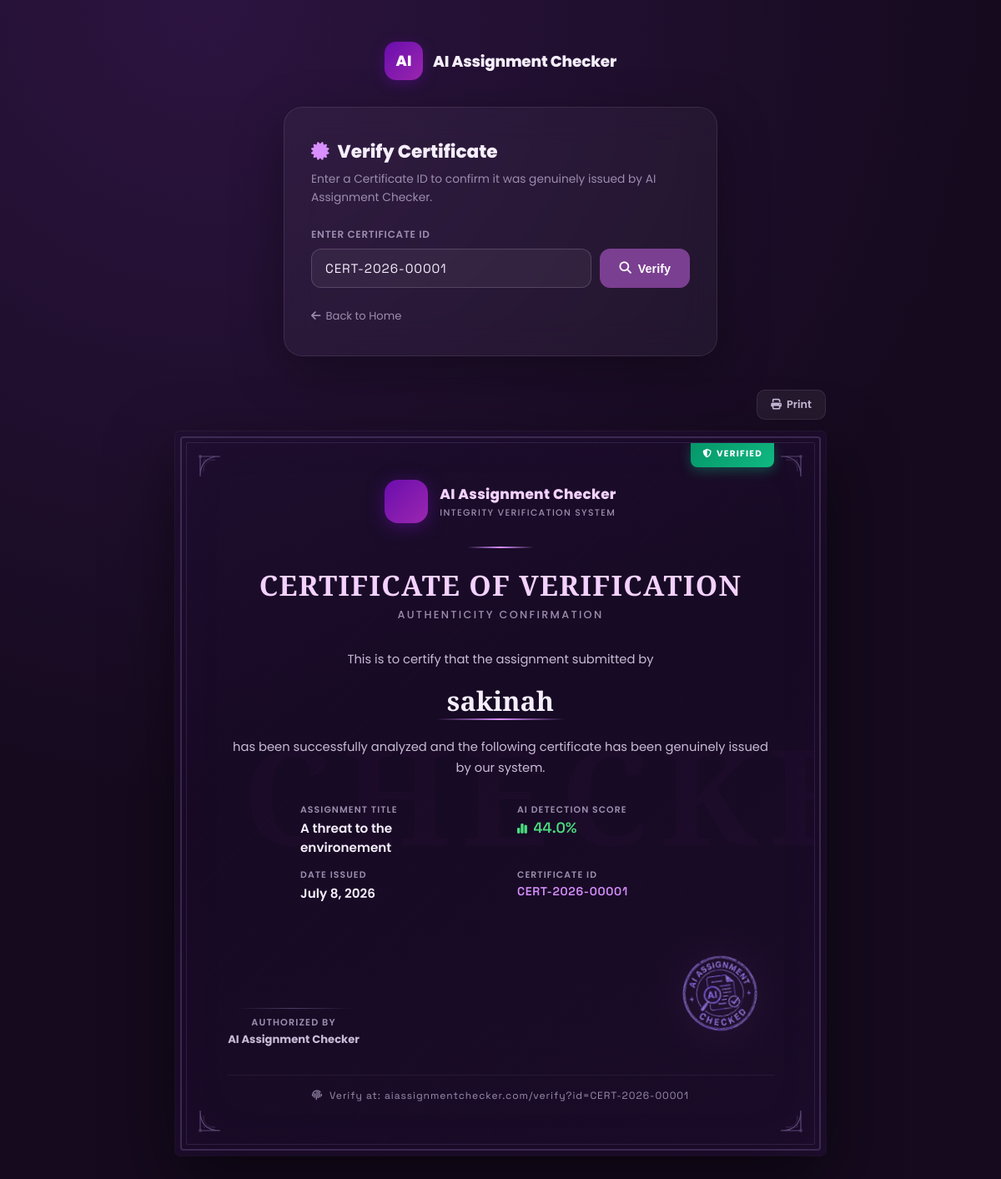
The app's page /verify_certificate.php?code=CERT-2026-00001 with its own data.
### tables this page shows
CREATE TABLE `certificates` (
  `certificate_id` int(11) NOT NULL,
  `user_id` int(11) NOT NULL,
  `assignment_id` int(11) NOT NULL,
  `certificate_code` varchar(30) NOT NULL,
  `student_name` varchar(255) NOT NULL,
  `assignment_title` varchar(255) NOT NULL,
  `ai_score` decimal(5,2) DEFAULT NULL,
  `issued_date` date NOT NULL,
  `certificate_file` varchar(255) DEFAULT NULL,
  `created_at` timestamp NOT NULL DEFAULT current_timestamp()
);

### verify_certificate.php (the view, shortened to what this page needs)
<?php
$servername = "localhost";
$username   = "root";
$password   = "";
$dbname     = "assignment_db";
$conn = new mysqli($servername, $username, $password, $dbname);
function esc($v) { return htmlspecialchars($v ?? '', ENT_QUOTES, 'UTF-8'); }
 $searched     = false;
 $certificate  = null;
 $codeInput    = '';
if (!$searched && isset($_GET['code']) && trim($_GET['code']) !== '') {
    $searched  = true;
    $codeInput = trim($_GET['code']);
    $stmt = $conn->prepare("SELECT * FROM certificates WHERE certificate_code = ? LIMIT 1");
    $stmt->bind_param("s", $codeInput);
    $stmt->execute();
    $certificate = $stmt->get_result()->fetch_assoc();
}
?>
<!DOCTYPE html>
<html lang="en">
<head>
<link rel="stylesheet" href="https://cdnjs.cloudflare.com/ajax/libs/font-awesome/6.5.1/css/all.min.css">
</head>
<body>
    <div class="vc-brand">
        <div class="vc-brand-icon">AI</div>
        <div class="vc-brand-name">AI Assignment Checker</div>
    </div>
    <div class="vc-card">
        <h1><i class="fa-solid fa-certificate"></i> Verify Certificate</h1>
        <p class="vc-sub">Enter a Certificate ID to confirm it was genuinely issued by AI Assignment Checker.</p>
        <form class="vc-form" method="POST" action="verify_certificate.php">
            <label for="certificate_code">Enter Certificate ID</label>
            <div class="vc-input-row">
                <input type="text" id="certificate_code" name="certificate_code"
                       placeholder="CERT-2026-00001"
                       value="<?php echo esc($codeInput); ?>" autocomplete="off" required>
                <button type="submit" class="vc-btn"><i class="fa-solid fa-magnifying-glass"></i> Verify</button>
            </div>
        </form>
        <a href="index.php" class="vc-back"><i class="fa-solid fa-arrow-left"></i> Back to Home</a>
    </div>
    <?php if ($searched && $certificate): ?>
    <div class="cert-wrapper" id="certWrapper">
        <div class="cert-toolbar">
            <button onclick="window.print()" title="Print Certificate">
                <i class="fa-solid fa-print"></i> Print
            </button>
        </div>
        <div class="cert-document">
            <div class="cert-border-outer">
                <div class="cert-border-inner">
                    <div class="cert-verified-ribbon">
                        <i class="fa-solid fa-shield-halved"></i> Verified
                    </div>
                    <div class="cert-corner tl">
                        <svg viewBox="0 0 60 60" fill="none" xmlns="http://www.w3.org/2000/svg">
                            <path d="M4 4 L4 28 Q4 4 28 4 Z" stroke="#D4AFFF" stroke-width="1.2" fill="none"/>
                            <path d="M8 8 L8 22 Q8 8 22 8 Z" stroke="#D4AFFF" stroke-width="0.6" fill="none" opacity="0.5"/>
                            <circle cx="4" cy="4" r="2" fill="#D4AFFF" opacity="0.6"/>
                        </svg>
                    </div>
                    <div class="cert-corner tr">
                        <svg viewBox="0 0 60 60" fill="none" xmlns="http://www.w3.org/2000/svg">
                            <path d="M4 4 L4 28 Q4 4 28 4 Z" stroke="#D4AFFF" stroke-width="1.2" fill="none"/>
                            <path d="M8 8 L8 22 Q8 8 22 8 Z" stroke="#D4AFFF" stroke-width="0.6" fill="none" opacity="0.5"/>
                            <circle cx="4" cy="4" r="2" fill="#D4AFFF" opacity="0.6"/>
                        </svg>
                    </div>
                    <div class="cert-corner bl">
                        <svg viewBox="0 0 60 60" fill="none" xmlns="http://www.w3.org/2000/svg">
                            <path d="M4 4 L4 28 Q4 4 28 4 Z" stroke="#D4AFFF" stroke-width="1.2" fill="none"/>
                            <path d="M8 8 L8 22 Q8 8 22 8 Z" stroke="#D4AFFF" stroke-width="0.6" fill="none" opacity="0.5"/>
                            <circle cx="4" cy="4" r="2" fill="#D4AFFF" opacity="0.6"/>
                        </svg>
                    </div>
                    <div class="cert-corner br">
                        <svg viewBox="0 0 60 60" fill="none" xmlns="http://www.w3.org/2000/svg">
                            <path d="M4 4 L4 28 Q4 4 28 4 Z" stroke="#D4AFFF" stroke-width="1.2" fill="none"/>
                            <path d="M8 8 L8 22 Q8 8 22 8 Z" stroke="#D4AFFF" stroke-width="0.6" fill="none" opacity="0.5"/>
                            <circle cx="4" cy="4" r="2" fill="#D4AFFF" opacity="0.6"/>
                        </svg>
                    </div>
                    <div class="cert-watermark">AI CHECKED</div>
                    <div class="cert-content">
                        <div class="cert-logo-row">
                            <div class="cert-logo-icon" img src="image/logo.png"></div>
                            <div class="cert-logo-text">
                                AI Assignment Checker
                                <span>Integrity Verification System</span>
                            </div>
                        </div>
                        <div class="cert-divider"></div>
                        <div class="cert-title">Certificate of Verification</div>
                        <div class="cert-subtitle">Authenticity Confirmation</div>
                        <p class="cert-body-text">
                            This is to certify that the assignment submitted by
                        </p>
                        <div class="cert-name"><?php echo esc($certificate['student_name']); ?></div>
                        <p class="cert-body-text" style="margin-top:18px;">
                            has been successfully analyzed and the following certificate
                            has been genuinely issued by our system.
                        </p>
                        <div class="cert-details">
                            <div class="cert-detail-item">
                                <div class="cert-detail-label">Assignment Title</div>
                                <div class="cert-detail-value"><?php echo esc($certificate['assignment_title']); ?></div>
                            </div>
                            <div class="cert-detail-item">
                                <div class="cert-detail-label">AI Detection Score</div>
                                <div class="cert-detail-value score">
                                    <i class="fa-solid fa-chart-simple" style="font-size:0.85rem;margin-right:3px;"></i>
                                    <?php echo $certificate['ai_score'] !== null ? esc(number_format((float)$certificate['ai_score'], 1)) . '%' : 'N/A'; ?>
                                </div>
                            </div>
                            <div class="cert-detail-item">
                                <div class="cert-detail-label">Date Issued</div>
                                <div class="cert-detail-value"><?php echo esc(date('F j, Y', strtotime($certificate['issued_date']))); ?></div>
                            </div>
                            <div class="cert-detail-item">
                                <div class="cert-detail-label">Certificate ID</div>
                                <div class="cert-detail-value mono"><?php echo esc($certificate['certificate_code']); ?></div>
                            </div>
                        </div>
                        <div class="cert-bottom">
                            <div class="cert-signature">
                                <div class="cert-sig-line"></div>
                                <div class="cert-sig-label">Authorized By</div>
                                <div class="cert-sig-name">AI Assignment Checker</div>
                            </div>
                            <div class="cert-stamp">
                                <img src="image/stamp.png"
                                     alt="AI Assignment Checked Stamp">
                            </div>
                        </div>
                        <div class="cert-code-footer">
                            <i class="fa-solid fa-fingerprint"></i>
                            Verify at: aiassignmentchecker.com/verify?id=<?php echo esc($certificate['certificate_code']); ?>
                        </div>
                    </div>
                </div>
            </div>
        </div>
    </div>
    <?php endif; ?>
</body>
</html>

### records on screen
certificates: student_name "sakinah", assignment_title "A threat to the environement", ai_score "44.0", issued_date "July 8, 2026", certificate_code "CERT-2026-00001"
